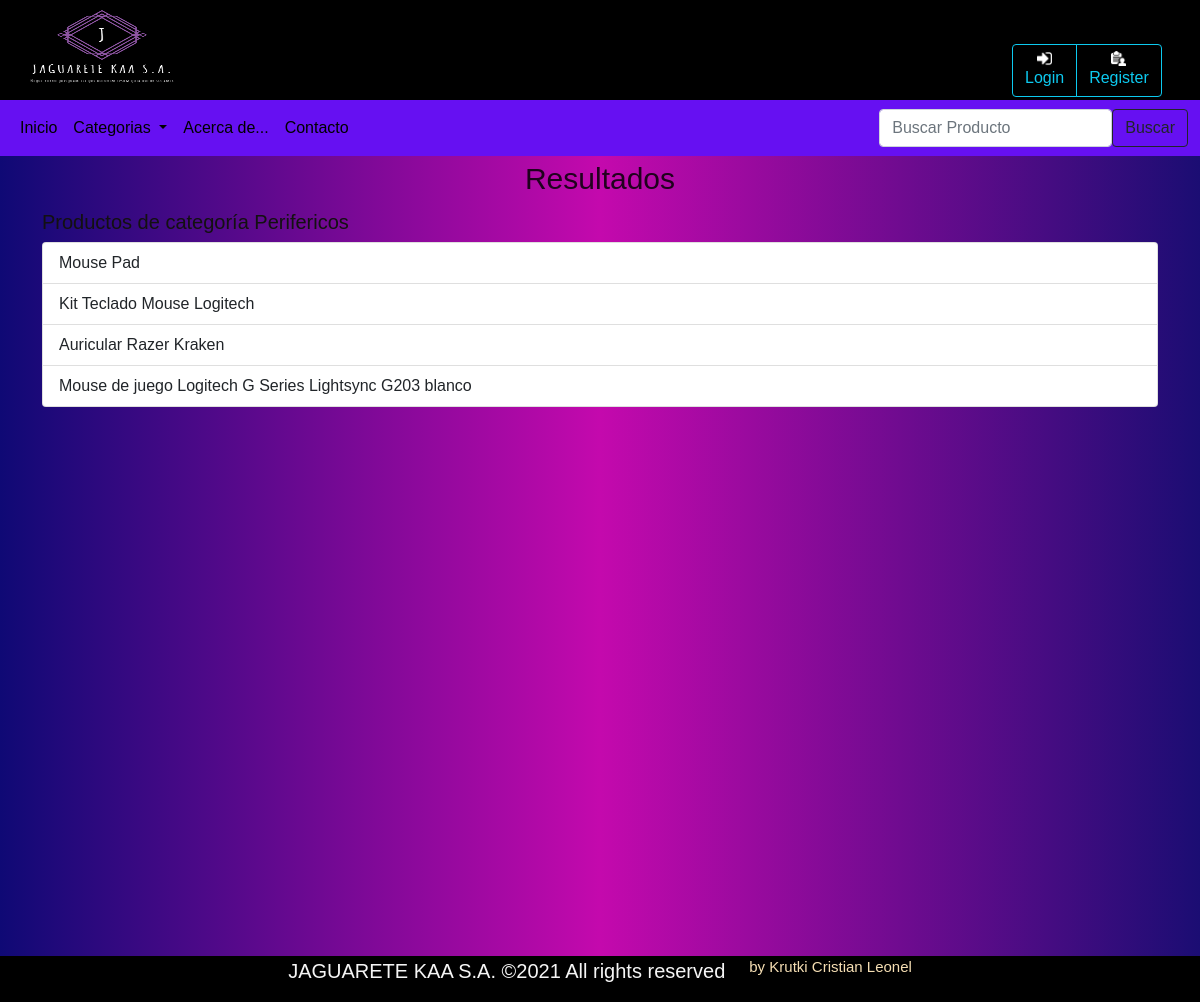
The page /JAGWEB/search/9 on the database as committed earlier.
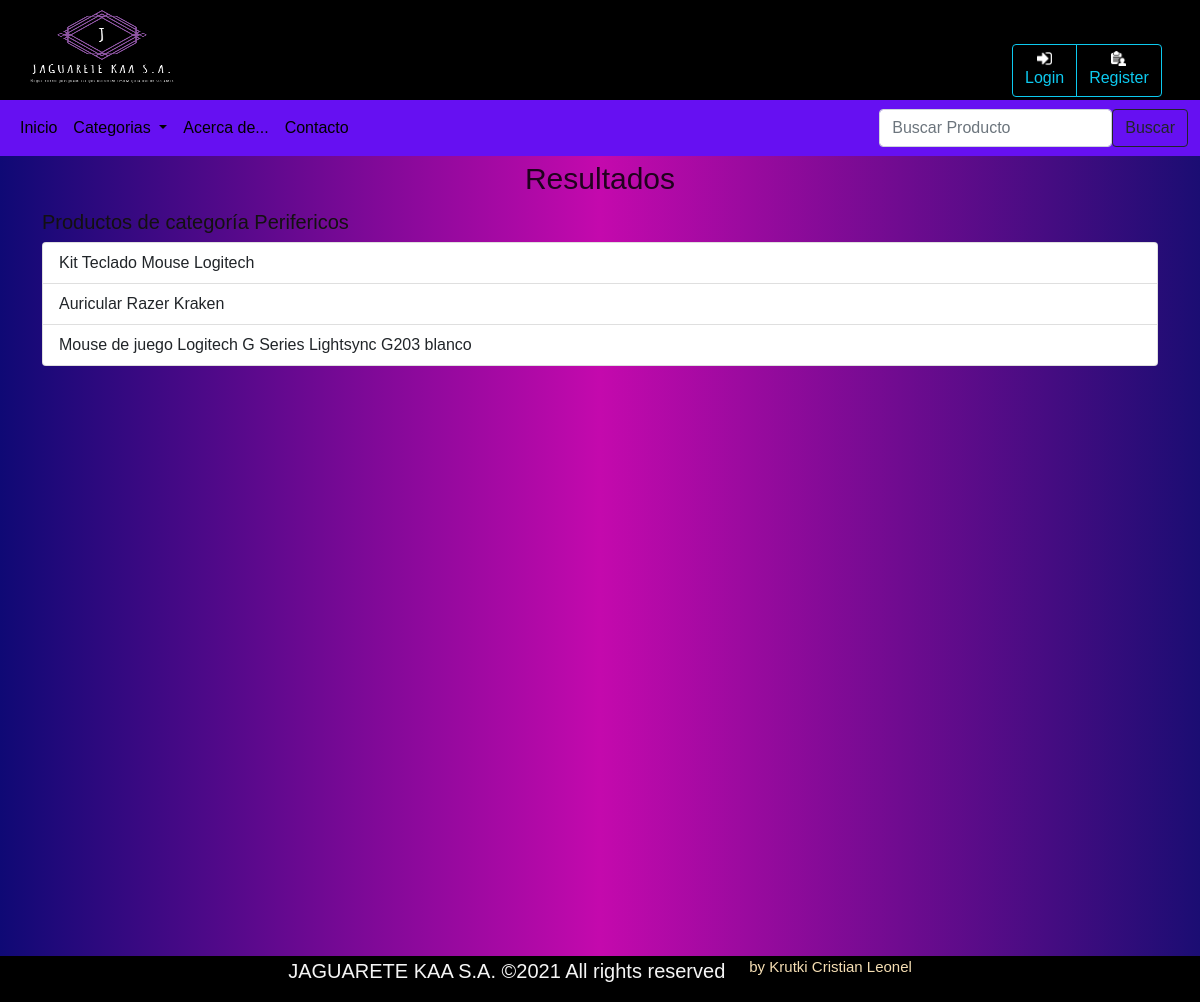
The same page on the database as committed later.
### JAGWEB/models.py (models this page shows, shortened)
class Producto (models.Model):
    nombre = models.CharField(max_length=180) #nombre del producto 180 caracteres max
    descripcion = models.TextField() #descripcion breve del producto 250 caracteres
    categoria = models.ForeignKey(Categoria,on_delete=models.CASCADE,related_name="categ") #categoria referenciada
    precio=models.DecimalField(max_digits=10, decimal_places=2) #precio del producto en float
    imagen= models.ImageField(upload_to='products/', default='products/default.png')   #imagen del producto

### JAGWEB/views.py (the view)
# urls.py: path('search/<int:id_category>', views.search_category, name="search_category"),
def search_category(request, id_category):
    return render(request, "producto/searchResoult.html", {
        'una_categoria': Categoria.objects.get(id=id_category),
        'lst_productos': Producto.objects.filter(categoria=id_category)
    })

### JAGWEB/context_processors.py (called while the page is built)
def cat_menu(request):
    categorias = Categoria.objects.all()
    return{
        'list_category': categorias
    }

def importe_total_carrito (request):
    total=0
    if request.user.is_authenticated:
        for key, value in request.session['carrito'].items():
            total=total+(float(value["precio"])*value["cantidad"])
    return {"importe_total_carrito":total}

def cantidad_productos (request):
    cantidad=0
    if request.user.is_authenticated:
        cantidad = len(request.session['carrito'])
    return{"cantidad_productos":cantidad}

### JAGWEB/templates/producto/searchResoult.html
{% extends "layout.html" %} {% load static %} {% block body %}
<div class="container container-fluid">
    <h1>Resultados</h1>
    {% if una_categoria %}
    <h2 style="color:rgb(19, 17, 17);font-family: Verdana, Geneva, Tahoma, sans-serif;font-size: 20px;">Productos de categor&iacute;a {{una_categoria.nombre}} </h2>
    {% else %}
    <h2 style="color:rgb(19, 17, 17);font-family: Verdana, Geneva, Tahoma, sans-serif;font-size: 20px;">Productos relacionados</h2>
    {% endif %} {% if lst_productos %}
    <div class="list-group">
        {% for un_producto in lst_productos %}
        <a href="{% url 'product' un_producto.id %}" class="list-group-item list-group-item-action">{{un_producto.nombre}}</a> {% endfor %}
    </div>
    {% else %}
    <h2 style="color:rgb(19, 17, 17);font-family: Verdana, Geneva, Tahoma, sans-serif;font-size: 20px;">La b&uacute;squeda no tuvo resultados </h2>
    {% endif %}
</div>
{% endblock %}

Rows that differ between the two databases and show on the page:
removed Producto: nombre "Mouse Pad"
